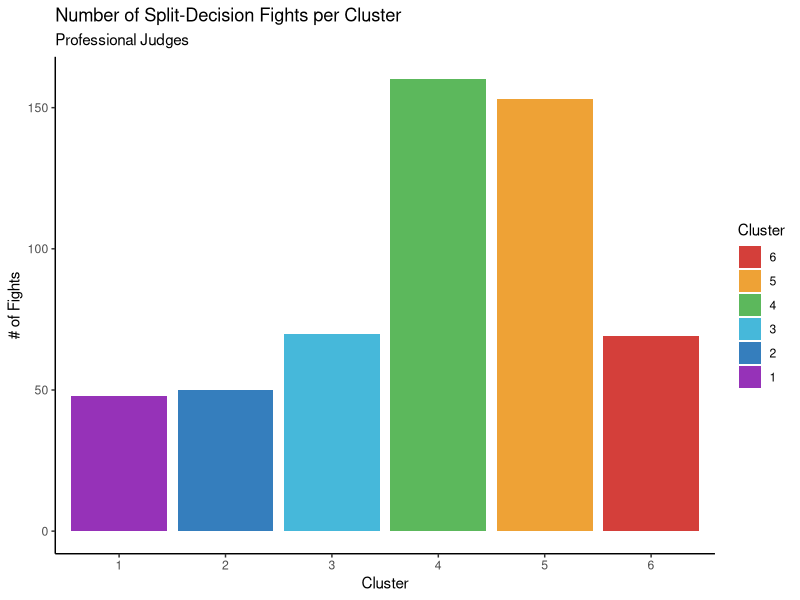
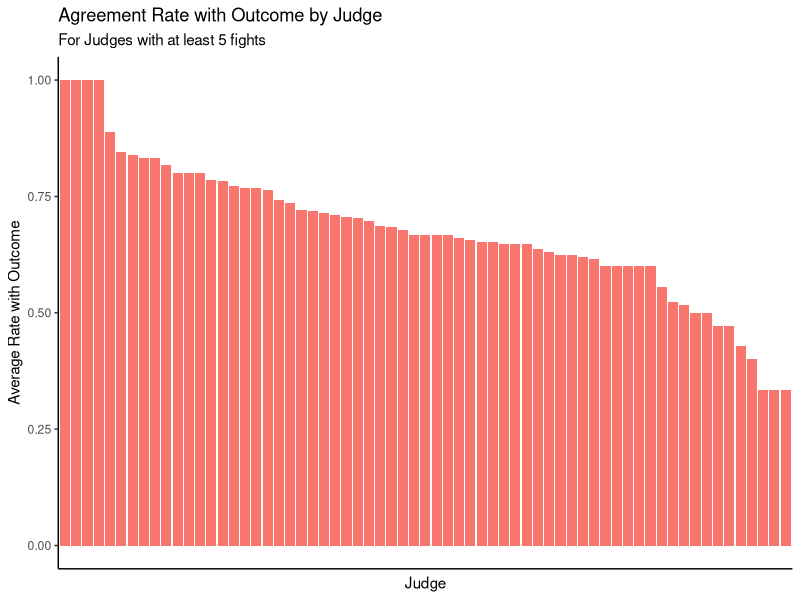
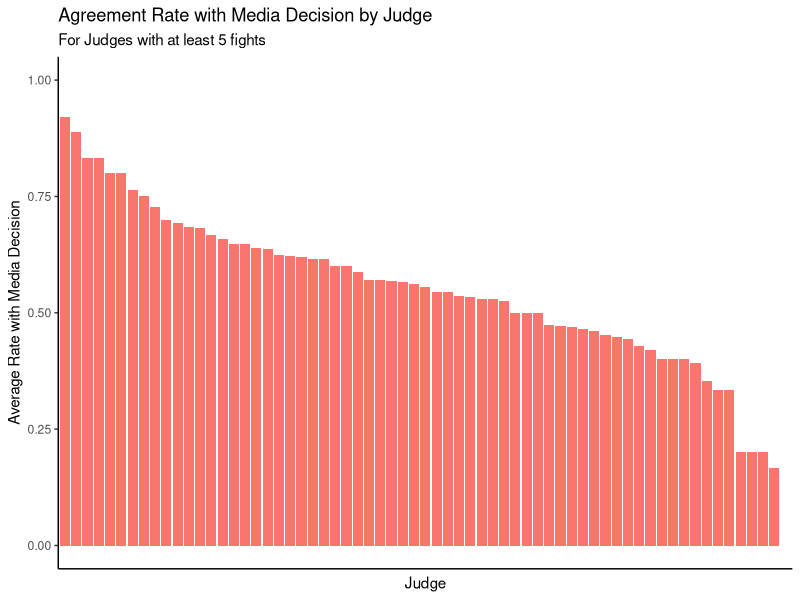
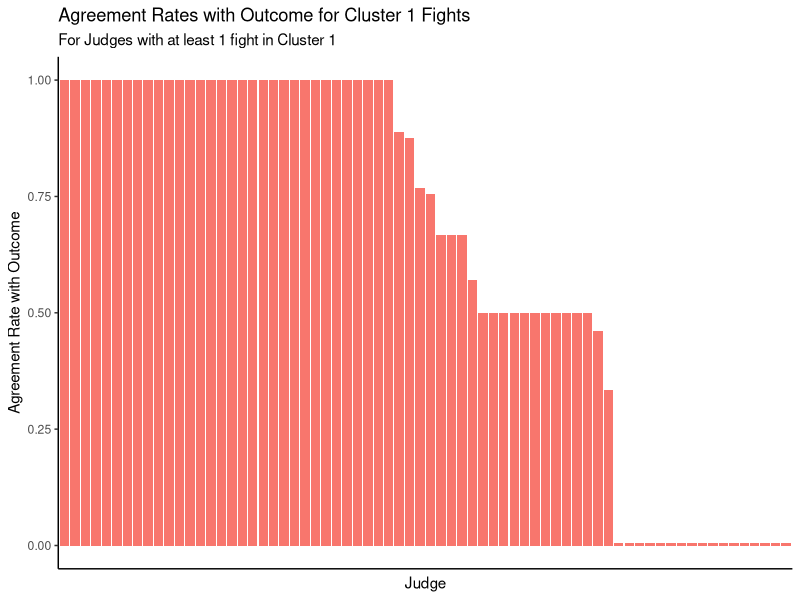
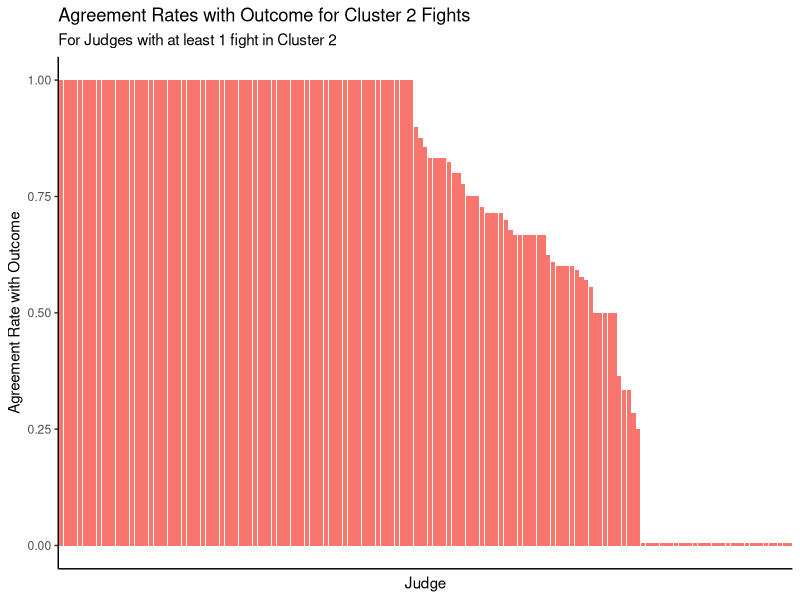
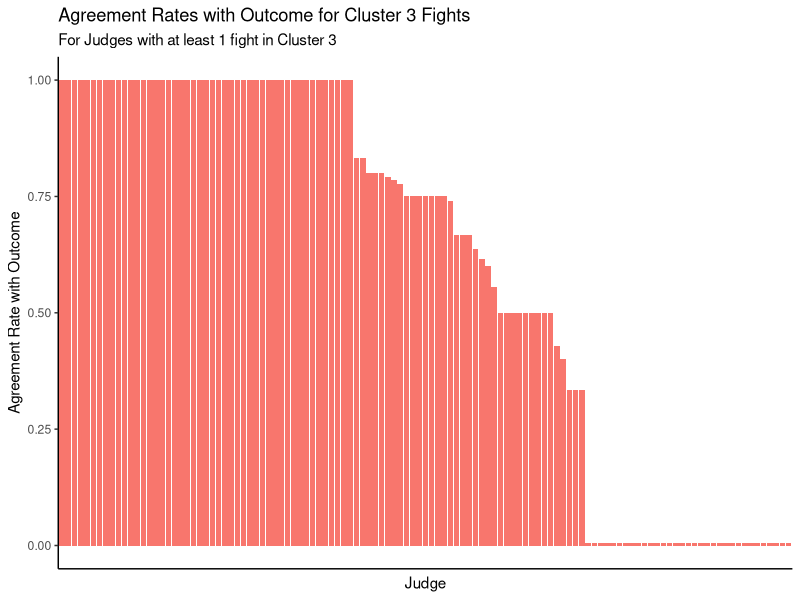
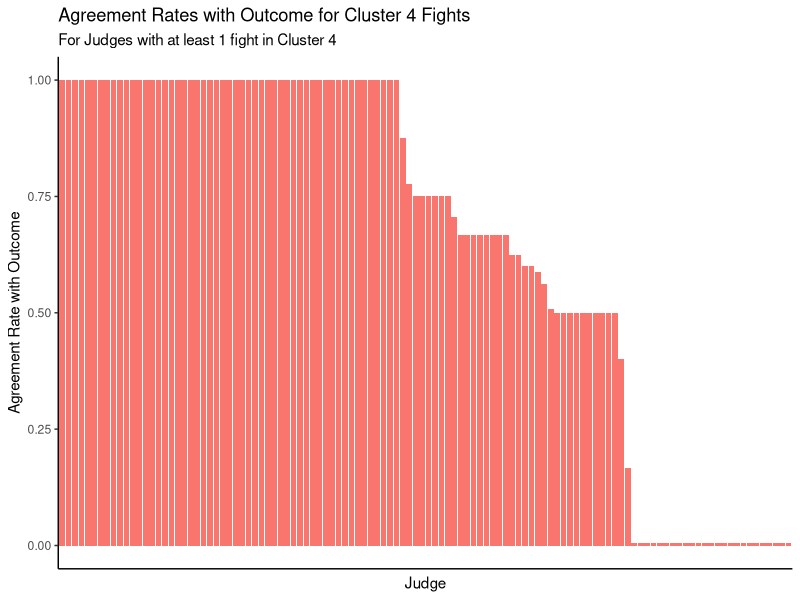
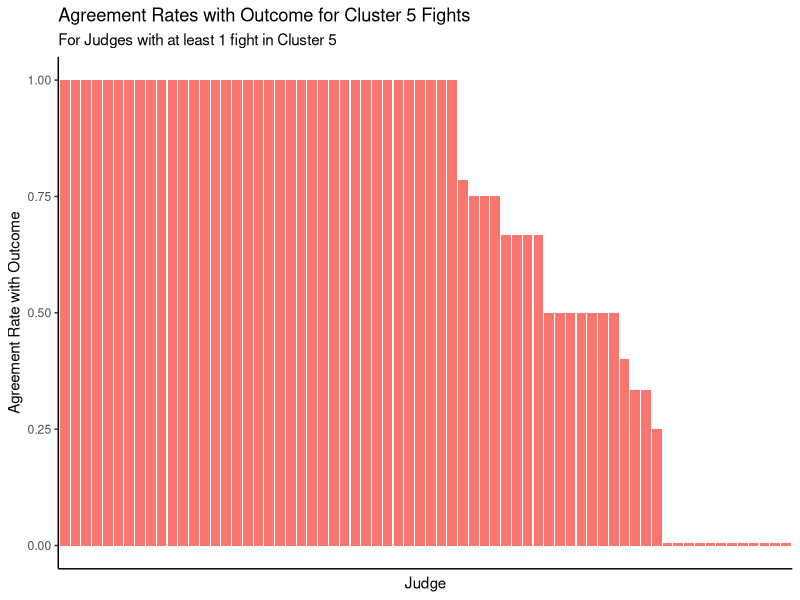

The R source for these figures, in order:
library(tidyverse)
library(readxl)
library(ggplot2)
library(ggsci)
library(cowplot)
library(reshape2)
################################################################################
setwd("~/Documents/MIT/15.285_Sports_Analytics/Sports")
################################################################################
### Judge IDs
ids <- read_csv("unique_judges.csv")
names(ids) <- c("ID", "Judge Name")

media_df <- data.frame(ID=-1,
                       Judge_Name="Media")
names(media_df) <- c("ID", "Judge Name")

ids <- rbind(ids, media_df)
rm(media_df)

### average_agreements.csv -> judge agreement with fight outcome
agreements <- read_csv("average_agreements.csv")
agreements <- agreements[, -1]
agreements <- merge(x=ids %>% filter(`Judge Name` != "Media"),
                    y=agreements,
                    on="Judge Name")

### average_agreements_media.csv -> judge agreement with media
media_agreements <- read_csv("average_agreements_media.csv")
media_agreements <- media_agreements[, -1]
media_agreements <- merge(x=ids %>% filter(`Judge Name` != "Media"),
                          y=media_agreements,
                          on="Judge Name")

### analysis.csv -> table of statistics of fights (w/ cluster numbers)
analysis <- read_csv("analysis.csv")
analysis <- analysis[, -1]

### judges_stats_per_cluster.csv -> judge agreement stats per cluster
judge_stats <- read_csv("judges_stats_per_cluster.csv")
judge_stats <- judge_stats[, -1]
judge_stats <- merge(x=ids,
                     y=judge_stats,
                     by.x="Judge Name",
                     by.y="Judge")
################################################################################
### Number of Fights by Cluster
ggplot(data=analysis %>% mutate(Cluster = Cluster+1), aes(x=as.factor(Cluster), group=as.factor(Cluster), fill=as.factor(reorder(Cluster, desc(Cluster))))) +
    geom_bar() +
    scale_fill_locuszoom() +
    labs(x="Cluster",
         y="# of Fights",
         fill="Cluster",
         title="Number of Split-Decision Fights per Cluster",
         subtitle="Professional Judges") +
    theme_classic()
ggsave(filename="professional_judge_votes_histogram.png", path="figures")

### Graph for % Agreement of Outcome by Judge
agreements_plot <- agreements %>%
    filter(Count >= 5)
ggplot(data=agreements_plot, aes(x=as.factor(reorder(ID, desc(Average_Agreement))), y=Average_Agreement, fill="Red")) +
    geom_col() +
    theme_classic() +
    theme(legend.position="none",
          axis.text.x=element_blank(),
          axis.ticks.x=element_blank()) +
    labs(x="Judge",
         y="Average Rate with Outcome",
         title="Agreement Rate with Outcome by Judge",
         subtitle="For Judges with at least 5 fights") +
    ylim(0, 1)
ggsave(filename="agreement_rate_by_judge_outcome_all_clusters.png", path="figures")

### Graph for % Agreement of Media by Judge
media_agreements_plot <- media_agreements %>%
    filter(Count >= 5)
ggplot(data=media_agreements_plot, aes(x=as.factor(reorder(ID, desc(Average_Agreement))), y=Average_Agreement, fill="Red")) +
    geom_col() +
    theme_classic() +
    theme(legend.position="none",
          axis.text.x=element_blank(),
          axis.ticks.x=element_blank()) +
    labs(x="Judge",
         y="Average Rate with Media Decision",
         title="Agreement Rate with Media Decision by Judge",
         subtitle="For Judges with at least 5 fights") +
    ylim(0, 1)
ggsave(filename="agreement_rate_by_judge_media_all_clusters.png", path="figures")

### Graph for % Agreement of Outcome by Judge, by Cluster
# Cluster 1
ggplot(data=judge_stats %>%
           filter(Cluster_0_Prop != -1) %>%
           mutate(Cluster_0_Prop = ifelse(Cluster_0_Prop == 0, 0.005, Cluster_0_Prop)),
       aes(x=as.factor(reorder(ID, desc(Cluster_0_Prop))),
           y=Cluster_0_Prop,
           fill="Red")) +
    geom_col() +
    theme_classic() +
    theme(legend.position="none",
          axis.text.x=element_blank(),
          axis.ticks.x=element_blank()) +
    labs(x="Judge",
         y="Agreement Rate with Outcome",
         title="Agreement Rates with Outcome for Cluster 1 Fights",
         subtitle="For Judges with at least 1 fight in Cluster 1")
ggsave(filename="agreement_rate_by_judge_outcome_cluster_1.png", path="figures")

# Cluster 2
ggplot(data=judge_stats %>%
            filter(Cluster_1_Prop != -1) %>%
            mutate(Cluster_1_Prop = ifelse(Cluster_1_Prop == 0, 0.005, Cluster_1_Prop)),
       aes(x=as.factor(reorder(ID, desc(Cluster_1_Prop))),
           y=Cluster_1_Prop,
           fill="Red")) +
    geom_col() +
    theme_classic() +
    theme(legend.position="none",
          axis.text.x=element_blank(),
          axis.ticks.x=element_blank()) +
    labs(x="Judge",
         y="Agreement Rate with Outcome",
         title="Agreement Rates with Outcome for Cluster 2 Fights",
         subtitle="For Judges with at least 1 fight in Cluster 2")
ggsave(filename="agreement_rate_by_judge_outcome_cluster_2.png", path="figures")

# Cluster 3
ggplot(data=judge_stats %>%
           filter(Cluster_2_Prop != -1) %>%
           mutate(Cluster_2_Prop = ifelse(Cluster_2_Prop == 0, 0.005, Cluster_2_Prop)),
       aes(x=as.factor(reorder(ID, desc(Cluster_2_Prop))),
           y=Cluster_2_Prop,
           fill="Red")) +
    geom_col() +
    theme_classic() +
    theme(legend.position="none",
          axis.text.x=element_blank(),
          axis.ticks.x=element_blank()) +
    labs(x="Judge",
         y="Agreement Rate with Outcome",
         title="Agreement Rates with Outcome for Cluster 3 Fights",
         subtitle="For Judges with at least 1 fight in Cluster 3")
ggsave(filename="agreement_rate_by_judge_outcome_cluster_3.png", path="figures")

# Cluster 4
ggplot(data=judge_stats %>%
           filter(Cluster_3_Prop != -1) %>%
           mutate(Cluster_3_Prop = ifelse(Cluster_3_Prop == 0, 0.005, Cluster_3_Prop)),
       aes(x=as.factor(reorder(ID, desc(Cluster_3_Prop))),
           y=Cluster_3_Prop,
           fill="Red")) +
    geom_col() +
    theme_classic() +
    theme(legend.position="none",
          axis.text.x=element_blank(),
          axis.ticks.x=element_blank()) +
    labs(x="Judge",
         y="Agreement Rate with Outcome",
         title="Agreement Rates with Outcome for Cluster 4 Fights",
         subtitle="For Judges with at least 1 fight in Cluster 4")
ggsave(filename="agreement_rate_by_judge_outcome_cluster_4.png", path="figures")

# Cluster 5
ggplot(data=judge_stats %>%
           filter(Cluster_4_Prop != -1) %>%
           mutate(Cluster_4_Prop = ifelse(Cluster_4_Prop == 0, 0.005, Cluster_4_Prop)),
       aes(x=as.factor(reorder(ID, desc(Cluster_4_Prop))),
           y=Cluster_4_Prop,
           fill="Red")) +
    geom_col() +
    theme_classic() +
    theme(legend.position="none",
          axis.text.x=element_blank(),
          axis.ticks.x=element_blank()) +
    labs(x="Judge",
         y="Agreement Rate with Outcome",
         title="Agreement Rates with Outcome for Cluster 5 Fights",
         subtitle="For Judges with at least 1 fight in Cluster 5")
ggsave(filename="agreement_rate_by_judge_outcome_cluster_5.png", path="figures")

# Cluster 6
ggplot(data=judge_stats %>%
           filter(Cluster_5_Prop != -1) %>%
           mutate(Cluster_5_Prop = ifelse(Cluster_5_Prop == 0, 0.005, Cluster_5_Prop)),
       aes(x=as.factor(reorder(ID, desc(Cluster_5_Prop))),
           y=Cluster_5_Prop,
           fill="Red")) +
    geom_col() +
    theme_classic() +
    theme(legend.position="none",
          axis.text.x=element_blank(),
          axis.ticks.x=element_blank()) +
    labs(x="Judge",
         y="Agreement Rate with Outcome",
         title="Agreement Rates with Outcome for Cluster 6 Fights",
         subtitle="For Judges with at least 1 fight in Cluster 6")
ggsave(filename="agreement_rate_by_judge_outcome_cluster_6.png", path="figures")

### Graph for % Agreement of Media by Judge, by Cluster
# Cluster 1
ggplot(data=judge_stats %>%
           filter(Cluster_0_Prop_media != -1) %>%
           mutate(Cluster_0_Prop_media = ifelse(Cluster_0_Prop_media == 0, 0.005, Cluster_0_Prop_media)),
       aes(x=as.factor(reorder(ID, desc(Cluster_0_Prop_media))),
           y=Cluster_0_Prop_media,
           fill="Red")) +
    geom_col() +
    theme_classic() +
    theme(legend.position="none",
          axis.text.x=element_blank(),
          axis.ticks.x=element_blank()) +
    labs(x="Judge",
         y="Agreement Rate with Media Decision",
         title="Agreement Rates with Media Decision for Cluster 1 Fights",
         subtitle="For Judges with at least 1 fight in Cluster 1")
ggsave(filename="agreement_rate_by_judge_media_cluster_1.png", path="figures")

# Cluster 2
ggplot(data=judge_stats %>%
           filter(Cluster_1_Prop_media != -1) %>%
           mutate(Cluster_1_Prop_media = ifelse(Cluster_1_Prop_media == 0, 0.005, Cluster_1_Prop_media)),
       aes(x=as.factor(reorder(ID, desc(Cluster_1_Prop_media))),
           y=Cluster_1_Prop_media,
           fill="Red")) +
    geom_col() +
    theme_classic() +
    theme(legend.position="none",
          axis.text.x=element_blank(),
          axis.ticks.x=element_blank()) +
    labs(x="Judge",
         y="Agreement Rate with Media Decision",
         title="Agreement Rates with Media Decision for Cluster 2 Fights",
         subtitle="For Judges with at least 1 fight in Cluster 2")
ggsave(filename="agreement_rate_by_judge_media_cluster_2.png", path="figures")

# Cluster 3
ggplot(data=judge_stats %>%
           filter(Cluster_2_Prop_media != -1) %>%
           mutate(Cluster_2_Prop_media = ifelse(Cluster_2_Prop_media == 0, 0.005, Cluster_2_Prop_media)),
       aes(x=as.factor(reorder(ID, desc(Cluster_2_Prop_media))),
           y=Cluster_2_Prop_media,
           fill="Red")) +
    geom_col() +
    theme_classic() +
    theme(legend.position="none",
          axis.text.x=element_blank(),
          axis.ticks.x=element_blank()) +
    labs(x="Judge",
         y="Agreement Rate with Media Decision",
         title="Agreement Rates with Media Decision for Cluster 3 Fights",
         subtitle="For Judges with at least 1 fight in Cluster 3")
ggsave(filename="agreement_rate_by_judge_media_cluster_3.png", path="figures")

# Cluster 4
ggplot(data=judge_stats %>%
           filter(Cluster_3_Prop_media != -1) %>%
           mutate(Cluster_3_Prop_media = ifelse(Cluster_3_Prop_media == 0, 0.005, Cluster_3_Prop_media)),
       aes(x=as.factor(reorder(ID, desc(Cluster_3_Prop_media))),
           y=Cluster_3_Prop_media,
           fill="Red")) +
    geom_col() +
    theme_classic() +
    theme(legend.position="none",
          axis.text.x=element_blank(),
          axis.ticks.x=element_blank()) +
    labs(x="Judge",
         y="Agreement Rate with Media Decision",
         title="Agreement Rates with Media Decision for Cluster 4 Fights",
         subtitle="For Judges with at least 1 fight in Cluster 4")
ggsave(filename="agreement_rate_by_judge_media_cluster_4.png", path="figures")

# Cluster 5
ggplot(data=judge_stats %>%
           filter(Cluster_4_Prop_media != -1) %>%
           mutate(Cluster_4_Prop_media = ifelse(Cluster_4_Prop_media == 0, 0.005, Cluster_4_Prop_media)),
       aes(x=as.factor(reorder(ID, desc(Cluster_4_Prop_media))),
           y=Cluster_4_Prop_media,
           fill="Red")) +
    geom_col() +
    theme_classic() +
    theme(legend.position="none",
          axis.text.x=element_blank(),
          axis.ticks.x=element_blank()) +
    labs(x="Judge",
         y="Agreement Rate with Media Decision",
         title="Agreement Rates with Media Decision for Cluster 5 Fights",
         subtitle="For Judges with at least 1 fight in Cluster 5")
ggsave(filename="agreement_rate_by_judge_media_cluster_5.png", path="figures")

# Cluster 6
ggplot(data=judge_stats %>%
           filter(Cluster_5_Prop_media != -1) %>%
           mutate(Cluster_5_Prop_media = ifelse(Cluster_5_Prop_media == 0, 0.005, Cluster_5_Prop_media)),
       aes(x=as.factor(reorder(ID, desc(Cluster_5_Prop_media))),
           y=Cluster_5_Prop_media,
           fill="Red")) +
    geom_col() +
    theme_classic() +
    theme(legend.position="none",
          axis.text.x=element_blank(),
          axis.ticks.x=element_blank()) +
    labs(x="Judge",
         y="Agreement Rate with Media Decision",
         title="Agreement Rates with Media Decision for Cluster 6 Fights",
         subtitle="For Judges with at least 1 fight in Cluster 6")
ggsave(filename="agreement_rate_by_judge_media_cluster_6.png", path="figures")

### Graph for % Agreement of Media, by Cluster
media_plot <- judge_stats %>%
    filter(`Judge Name` == "Media") %>%
    melt() %>%
    mutate(Cluster=if_else(grepl("_0_", variable, fixed=TRUE), 1,
                   if_else(grepl("_1_", variable, fixed=TRUE), 2,
                   if_else(grepl("_2_", variable, fixed=TRUE), 3,
                   if_else(grepl("_3_", variable, fixed=TRUE), 4,
                   if_else(grepl("_4_", variable, fixed=TRUE), 5,
                   if_else(grepl("_5_", variable, fixed=TRUE), 6, -1)))))),
           type=if_else(grepl("_Count", variable, fixed=TRUE), "Count",
                if_else(grepl("_Prop_media", variable, fixed=TRUE), "Prop_Media",
                if_else(grepl("_Prop", variable, fixed=TRUE), "Prop", "Other")))) %>%
    dcast(`Judge Name` + Cluster ~ type) %>%
    select(`Judge Name`, Cluster, Count, Prop) %>%
    filter(Cluster != -1)
ggsave(filename="agreement_rate_media_with_outcome_all_clusters.png", path="figures")

# Count of Media Votes per Cluster
ggplot(data=media_plot,
       aes(x=as.factor(Cluster),
           y=Count,
           group=as.factor(Cluster),
           fill=as.factor(reorder(Cluster, desc(Cluster))))) +
    geom_col() +
    scale_fill_locuszoom() +
    labs(x="Cluster",
         y="# of Fights",
         fill="Cluster",
         title="Number of Split-Decision Fights per Cluster",
         subtitle="Media Scoring") +
    theme_classic()
ggsave(filename="media_votes_histogram.png", path="figures")

# Agreement Proportion of Media per Cluster
ggplot(data=media_plot,
       aes(x=as.factor(Cluster),
           y=Prop,
           group=as.factor(Cluster),
           fill=as.factor(reorder(Cluster, desc(Cluster))))) +
    geom_col() +
    scale_fill_locuszoom() +
    labs(x="Cluster",
         y="Agreement Rate of Outcome",
         fill="Cluster",
         title="Agreement Rate with Outcome by Cluster",
         subtitle="Media Scoring") +
    theme_classic()
ggsave(filename="agreement_rate_media_with_outcome_by_cluster", path="figures")
################################################################################